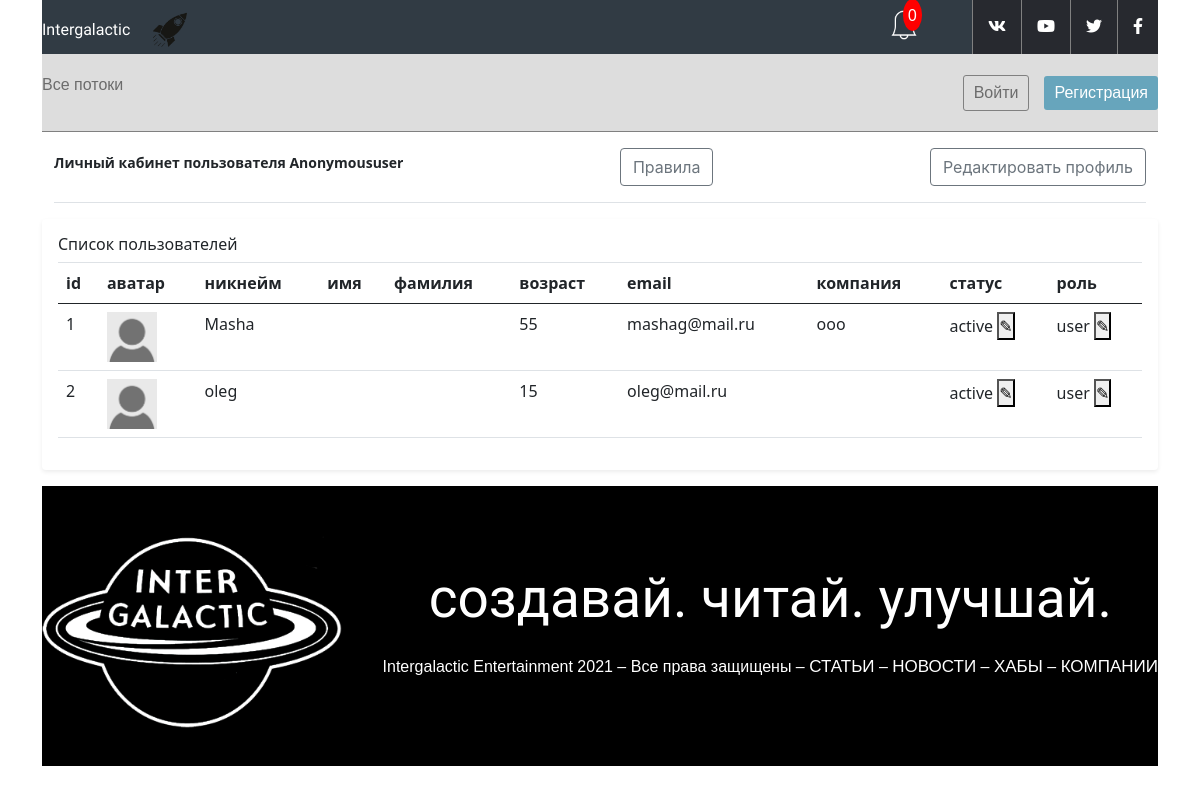
Before: /admin_room/ with the older database file.
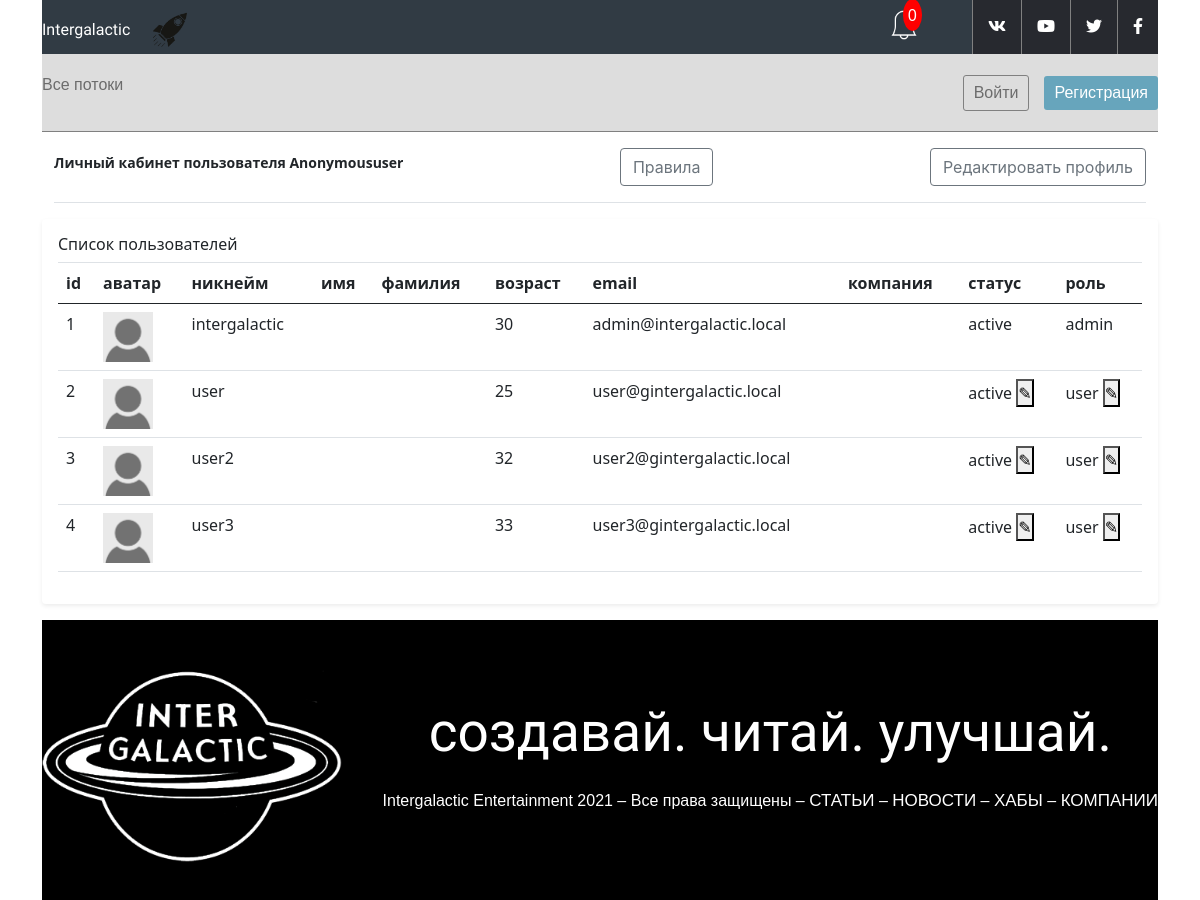
After: the same page with the newer database file.
### authapp/models.py (models this page shows)
class IntergalacticUser(AbstractUser):
    avatar = models.ImageField(upload_to=USERS_AVATARS, blank=True)
    age = models.PositiveIntegerField(verbose_name='возраст', null=False,
                                      default=0)
    email = models.EmailField(verbose_name='электронный адрес', unique=True)
    about = models.TextField(verbose_name='о себе', blank=True)
    company = models.CharField(verbose_name='компания', max_length=32,
                               blank=True)
    class Meta:
        verbose_name = 'Пользователь'
        verbose_name_plural = 'Пользователи'
        ordering = ['-is_active', '-is_superuser', '-is_staff', 'username']

### mainapp/views.py (the view, shortened to what this page needs)
# urls.py: path('admin_room/', mainapp.admin_room, name='admin_room'),
def admin_room(request):
    users_list = IntergalacticUser.objects.order_by("id")
    context = {
        'users_list': users_list
    }
    return render(request, 'mainapp/admin_room.html', context)

### mainapp/templatetags/my_tags.py (called while the page is built)
@register.filter(name='media_folder_users')
def media_folder_users(string):
    if not string:
        string = 'users_avatars/default.jpg'
    if bool(re.match('https', str(string))):
        return f'{string}'
    return f'{settings.MEDIA_URL}{string}'

### mainapp/templates/mainapp/admin_room.html (shortened to what this page needs)
{% extends 'mainapp/base.html' %}
{% load static %}
{% load my_tags %}
{% block main_content %}
    {% block css %}
        <link rel="stylesheet" type="text/css" href="{% static 'style/bootstrap.css' %}">
    {% endblock %}
{% include 'mainapp/includes/inc_personal_area_menu.html' %}
    <div class="my-3 p-3 bg-body rounded shadow-sm">
        <h6 class="border-bottom pb-2 mb-0">Список пользователей</h6>
        {% if users_list %}
            <table id="datatable" class="table dt-responsive nowrap table-vertical"
                   width="100%" cellspacing="0">
                <thead>
                <tr>
                    <th>id</th>
                    <th>аватар</th>
                    <th>никнейм</th>
                    <th>имя</th>
                    <th>фамилия</th>
                    <th>возраст</th>
                    <th>email</th>
                    <th>компания</th>
                    <th>статус</th>
                    <th>роль</th>
                </tr>
                </thead>
                <tbody>
                {% for user in users_list %}
                    <tr>
                        <td>{{ user.id }}</td>
                        <td><img alt="not" src="{{ user.avatar|media_folder_users }}" height="50px"></td>
                        <td>{{ user.username }}</td>
                        <td>{{ user.first_name }}</td>
                        <td>{{ user.last_name }}</td>
                        <td>{{ user.age }}</td>
                        <td>{{ user.email }}</td>
                        <td>{{ user.company }}</td>
                        <td>
                            {% if user.is_active %}
                                active
                            {% else %}
                                banned
                            {% endif %}
                            {% if user.is_superuser %}
                                <button hidden id="is_active_show{{user.id}}">&#9998;</button>
                            {% else %}
                                <button id="is_active_show{{user.id}}">&#9998;</button>
                            {% endif %}
                        </td>
                        <td>
                            {% if user.is_superuser %}
                                admin
                            {% elif user.is_staff %}
                                moderator
                            {% else %}
                                user
                            {% endif %}
                            {% if user.is_superuser %}
                                <button hidden id="is_staff_show{{user.id}}">&#9998;</button>
                            {% else %}
                                <button id="is_staff_show{{user.id}}">&#9998;</button>
                            {% endif %}
                        </td>
                    </tr>
                {% endfor %}
                </tbody>
            </table>
        {% else %}
            <p class="lead">Пока нет пользователей</p>
        {% endif %}
    </div>
{% endblock %}

### mainapp/templates/mainapp/base.html (shortened to what this page needs)
<!DOCTYPE html>
{% load static %}
<html lang="en">
<head>
    <link rel="stylesheet" href="{% static 'style/style.css' %}">
    <link rel="stylesheet" href="https://use.fontawesome.com/releases/v5.15.3/css/all.css">
    <link rel="stylesheet" href="{% static 'css/fontello.css' %}">
</head>
<body>
    <div class="container">
        {% block starting_div %}
            {% include 'mainapp/includes/inc_starting_div.html' %}
        {% endblock %}
        {% block main_menu %}
            {% include 'mainapp/includes/inc_main_menu.html' %}
        {% endblock %}
        {% block main_content %}
        {% endblock %}
        {% block footer %}
            {% include 'mainapp/includes/inc_footer.html' %}
        {% endblock %}
    </div>
</body>
</html>

### mainapp/templates/mainapp/includes/inc_starting_div.html
{% load static %}
{% load my_tags %}
<div class="starting-div-wrapper">
    <div class="starting-div">
        <div class="logo"><a href="{% url 'main:main' %}"><span>Intergalactic</span> <img src="{% static 'img/intergalactic2.png' %}" alt=""></a></div>
        <div class="social-icons">
			<div class="notify-wrapper">
				{% include 'mainapp/includes/inc_notifications.html' %}
			</div>
            <a href="https://vk.com/"> <i class="fab fa-vk"></i> </a>
            <a href="https://www.youtube.com/"> <i class="fab fa-youtube"></i> </a>
            <a href="https://twitter.com/"> <i class="fab fa-twitter"></i> </a>
            <a href="https://www.facebook.com/"> <i class="fab fa-facebook-f"></i> </a>
        </div>
    </div>
</div>

### mainapp/templates/mainapp/includes/inc_notifications.html (shortened to what this page needs)
{% load static %}
{% load my_tags %}
<div class="icon" onclick="toggleNotifi()">
    <img src="{% static 'img/bell.png' %}" alt=""> <span class="notifications-count1">{{ notifications|length }}</span>
</div>

### mainapp/templates/mainapp/includes/inc_main_menu.html (shortened to what this page needs)
<div class="nav-wrapper">
    <nav class="main-nav">
        <ul>
            <li>
                <a href="{% url 'main:category' 0 %}"
                    class="{% if request.resolver_match.kwargs.pk == 0 %}nav-link-current{% endif %}">
                    Все потоки
                </a>
            </li>
        </ul>
        <div class="nav-right">
            {% if user.is_authenticated %}
                <a href="{% url 'main:create_publication' %}" class="login">Создать статью</a>
                <a href="{% url 'auth:logout' %}" class="login">Выйти</a>
                <a href="{% url 'main:personality' %}" class="registration">Ваш лк, {{ request.user }}</a>
            {% else %}
                <a href="{% url 'auth:login' %}" class="login">Войти</a>
                <a href="{% url 'auth:register' %}" class="registration">Регистрация</a></div>
            {% endif %}
    </nav>
</div>

### mainapp/templates/mainapp/includes/inc_personal_area_menu.html (shortened to what this page needs)
{% load static %}
{% load my_tags %}
<div class="wrapper" id="page-title">
        <div class="container">
            <div class="pt-2 pb-3 mb-0 small lh-sm border-bottom w-100">
                <div class="d-flex justify-content-between align-items-center">
                    <strong class="text-gray-dark">Личный кабинет пользователя {{ request.user|title }}</strong>
                    <a class="mt-2 btn btn-outline-secondary">
                        <button style="border: none; background-color: white; color: #6c757d"
                                onmouseover="this.style.backgroundColor='#6c757d'; this.style.color='white';"
                                onmouseout="this.style.backgroundColor='white'; this.style.color='#6c757d';"
                                id="show">Правила</button>
                    </a>
                    <a class="mt-2 btn btn-outline-secondary"
                       href="{% url 'auth:profile' %}">
                        Редактировать профиль
                    </a>
                </div>
            </div>
        </div>
    </div>

### mainapp/templates/mainapp/includes/inc_footer.html
{% load static %}
<div class="footer-wrapper">
    <div class="footer"><img src="{% static 'img/intergalactic3.png' %}" alt="">
        <div class="footer-text">
            <p> cоздавай. читай. улучшай. </p>
            <p class="def-cursors">Intergalactic Entertainment 2021 &ndash; Все права защищены &ndash; <a>статьи</a> &ndash; <a
                     >новости</a> &ndash; <a>хабы</a> &ndash; <a>компании</a></p>
        </div>
    </div>
</div>

### static/style/style.css (style rules this page uses)
* { margin: 0; padding: 0; }
a { text-decoration: none !important; color: #6c6c6c; font-family: sans-serif; }
p { font-family: sans-serif !important; }
.starting-div-wrapper { background-color: #313b44; }
.starting-div { display: flex; justify-content: space-between; min-width: 1024px; max-width: 1200px; margin: 0 auto; }
.starting-div .logo { height: 47px; width: 145px; position: relative; }
.starting-div .logo a { color: white; background: none !important; font-family: 'New Tegomin', serif; }
.starting-div .logo a img { position: absolute; bottom: 0; right: 0; height: 35px; }
.starting-div .logo a span { position: absolute; bottom: 5px; left: 0; }
.starting-div .social-icons { display: flex; }
.starting-div .social-icons a { padding: 15px; background-color: #27292f; }
.starting-div .social-icons a:not(:first-child) { border-left: 1px solid grey; }
.starting-div .social-icons i { color: white; }
.nav-wrapper { border-bottom: 1px solid grey; background-color: #dddddd; position: sticky; z-index: 10000; top: 0; }
.main-nav { display: flex; justify-content: space-between; z-index: 99; min-width: 1024px; max-width: 1200px; margin: 0 auto; }
.main-nav ul { display: flex; list-style-type: none; padding: 18px 0 18px 0; }
.main-nav .nav-right { display: flex; align-items: center; }
.main-nav .nav-right .login, .main-nav .nav-right .registration { padding: 5px 10px; border-radius: 3px; margin-left: 15px; }
.main-nav .nav-right .login { margin-left: 10px; color: #6c6c6c; border: 1px solid grey; }
.main-nav .nav-right .registration { background-color: #67a5bc; color: white; }
.footer-wrapper { background-color: black; }
.footer-wrapper .footer { height: 280px; max-width: 1260px; margin: 0 auto; color: white; display: flex; align-items: center; justify-content: space-between; }
.footer-wrapper .footer img { width: 300px; }
.footer-wrapper .footer .footer-text { display: flex; flex-direction: column; align-items: center; }
.footer-wrapper .footer .footer-text p:first-child { font-size: 55px; margin-bottom: 15px; font-family: 'Yanone Kaffeesatz', sans-serif !important; }
.footer-wrapper .footer a { font-size: 17px; text-transform: uppercase; }
.btn { -webkit-font-smoothing: antialiased; -moz-osx-font-smoothing: grayscale; border: 0; background-color: transparent; box-shadow: none; padding: 0; cursor: pointer; user-select: none; -webkit-appearance: none; -moz-appearance: none; touch-action: manipulation; display: inline-flex; align-items: center; justify-content: center; width: auto; font-weight: 500; font-family: "-apple-system", BlinkMacSystemFont, "Segoe UI", Arial, sans-serif; box-sizing: border-box; white-space: nowrap; }
.btn:link { text-decoration: none; }
.icon { cursor: pointer; margin-right: 50px; line-height: 30px; height: 48px; }
.icon span { background: #f00; padding: 5px; border-radius: 50%; color: #fff; vertical-align: top; margin-left: -20px; }
.icon img { display: inline-block; width: 30px; margin-top: 10px; }
.notify-wrapper { position: relative; }
* { -webkit-box-sizing: content-box; -moz-box-sizing: content-box; box-sizing: content-box; }
*:before, *:after { -webkit-box-sizing: content-box; -moz-box-sizing: content-box; box-sizing: content-box; }

Changed rows visible on the page:
changed IntergalacticUser id 1: username "Masha" → "intergalactic"; age "55" → "30"; email "mashag@mail.ru" → "admin@intergalactic.local"; company "ooo" → (not shown); is_superuser "✎ user ✎" → "admin"
changed IntergalacticUser id 2: username "oleg" → "user"; age "15" → "25"; email "oleg@mail.ru" → "user@gintergalactic.local"
added IntergalacticUser: id "3", username "user2", age "32", email "user2@gintergalactic.local", is_active "active", is_superuser "user"
added IntergalacticUser: id "4", username "user3", age "33", email "user3@gintergalactic.local", is_active "active", is_superuser "user"
